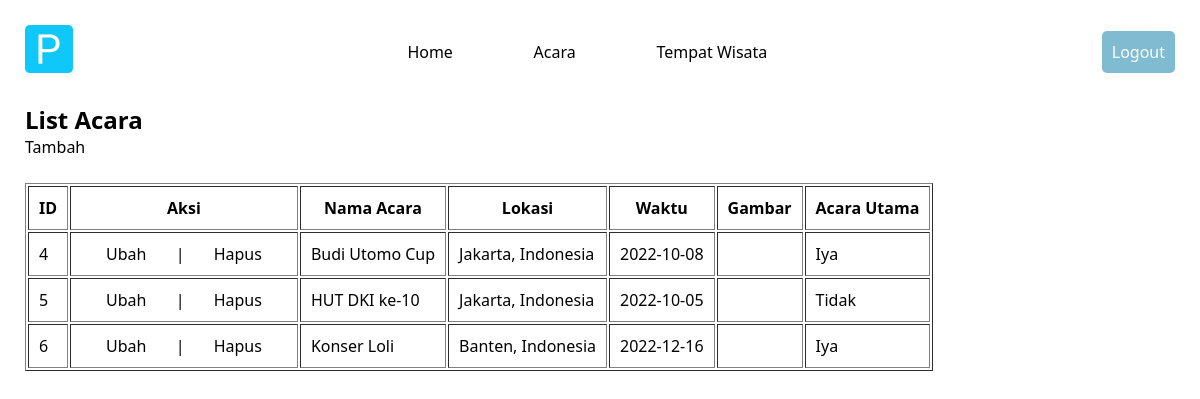
The page /admin/acara/index.php (signed in) on the database its author committed.
### tables this page shows
CREATE TABLE `acara` (
  `id` int(11) NOT NULL,
  `nama` varchar(60) NOT NULL,
  `lokasi` varchar(100) NOT NULL,
  `waktu` date NOT NULL,
  `gambar` varchar(255) NOT NULL,
  `utama` text NOT NULL
);

### admin/acara/index.php (the view, shortened to what this page needs)
<?php
    require "../../script/conn.php";
    $result = mysqli_query($conn, "SELECT * FROM acara");
?>
<!DOCTYPE html>
<html lang="en">
<head>
    <link rel="stylesheet" href="/style/admin.css">
</head>
<body>
    <header>
        <div class="header-con">
            <a href="/admin"><img src="/asset/img/icon.webp" alt="" class="icon"></a>
            <div class="nav-con">
                <nav>
                    <a href="/admin" >Home</a>
                    <a href="/admin/acara" >Acara</a>
                    <a href="/admin/tempat" >Tempat Wisata</a>
                </nav>
            </div>
            <a href="/admin/logout.php"><button>Logout</button></a>
        </div>
    </header>
    <section class="event">
        <h1>List Acara</h1>
        <div class="button">
            <a href="/admin/acara/tambah.php">Tambah</a>
        </div>
        <div style="overflow-x:auto;">
            <table border="1" cellpadding="10" cellspacing="2">
                <tr>
                    <th>ID</th>
                    <th>Aksi</th>
                    <th>Nama Acara</th>
                    <th>Lokasi</th>
                    <th>Waktu</th>
                    <th>Gambar</th>
                    <th>Acara Utama</th>
                </tr>
                <?php while ( $row = mysqli_fetch_row($result)) : ?>
                    <tr>
                        <td><?= $row[0]; ?></td>
                        <td>
                            <a href="ubah.php?id=<?= $row[0]; ?>">Ubah</a> |
                            <a href="hapus.php?id=<?= $row[0]; ?>">Hapus</a>
                        </td>
                        <td><?= $row[1]; ?></td>
                        <td><?= $row[2]; ?></td>
                        <td><?= $row[3]; ?></td>
                        <td><img src="<?= $row[4]; ?>" alt=""></td>
                        <td><?= $row[5]; ?></td>
                    </tr>
                <?php endwhile; ?>
            </table>
        </div>
    </section>
</body>
</html>

### style/admin.css (style rules this page uses)
:root { --primary: rgb(127, 188, 210); --secondary: rgb(165, 241, 233); --third: rgb(225, 255, 238); --fourth: rgb(255, 238, 175); }
* { margin: 0; font-family: 'Segoe UI', Tahoma, Geneva, Verdana, sans-serif; }
header { position: relative; display: block; padding: 25px; }
.header-con { justify-content: space-between; align-items: center; flex-wrap: wrap; flex-direction: row; display: flex; }
.icon { max-width: 48px; }
.nav-con { display: none; }
nav { display: flex; text-align: center; justify-content: space-between; }
a { color: inherit; text-decoration: inherit; text-decoration-line: inherit; text-decoration-style: inherit; text-decoration-color: inherit; }
button { color: white; font-size: medium; background-color: var(--primary); padding: 10px; border-radius: 5px; border-style: none; }
table { margin: 25px; max-width: 80%; }
h1 { margin-left: 25px; }
section a { margin: 25px; }
@media (min-width: 650px) { .nav-con { display: block; min-width: 360px; } }

### rows shown on the page
acara: id "4", nama "Budi Utomo Cup", lokasi "Jakarta, Indonesia", waktu "2022-10-08", utama "Iya"
acara: id "5", nama "HUT DKI ke-10", lokasi "Jakarta, Indonesia", waktu "2022-10-05", utama "Tidak"
acara: id "6", nama "Konser Loli", lokasi "Banten, Indonesia", waktu "2022-12-16", utama "Iya"
